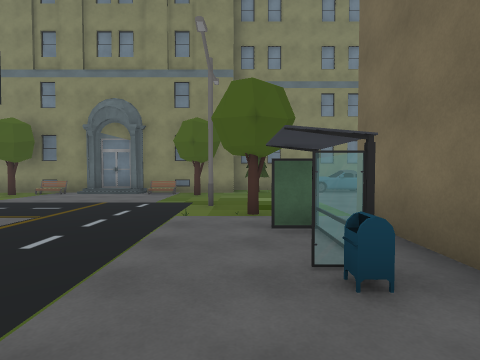
View 1 (above)

24 first-person views from a walk through a 3-D level made in the Unity game engine. The camera is 1.5 m above the floor, tilts 2° down and sees 80° across. The floor is counted in squares, 2 m on a side. Each view is taken from the middle of a square. On the plan, view 1 faces up. The plan holds only what a view shows up to about 10 squares ahead; the rest is blank. The place goes on beyond the plan. Some animated figures are left out. Some surface patterns are stand-ins.

View 2
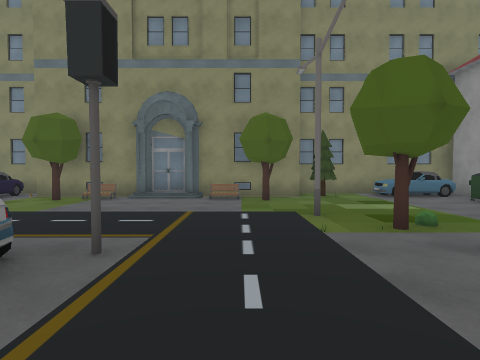

View 3
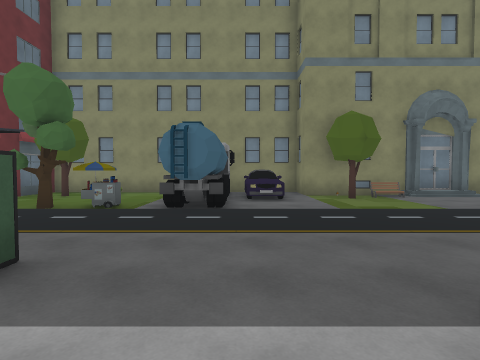

View 4
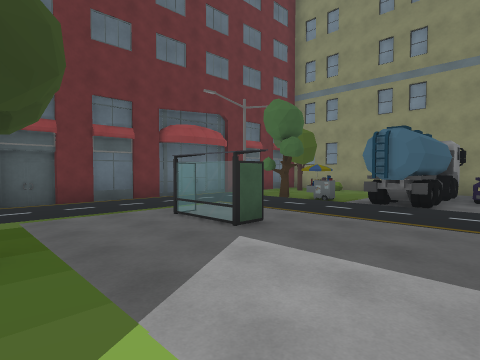

View 5
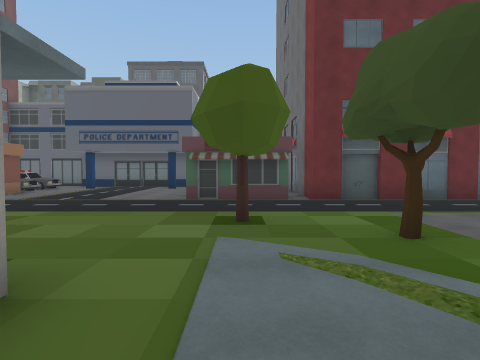

View 6
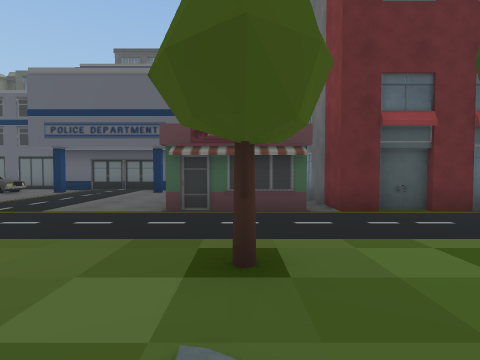

View 7
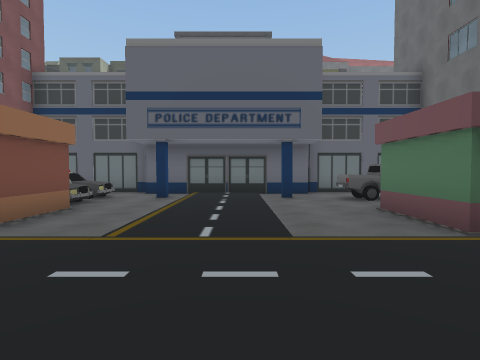

View 8
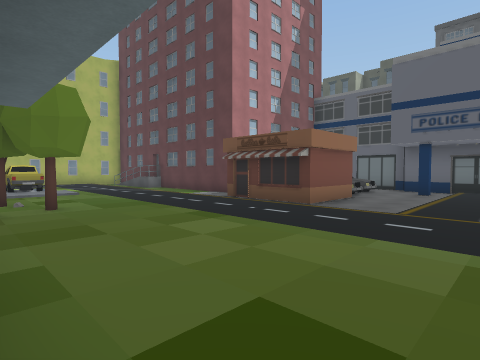

View 9
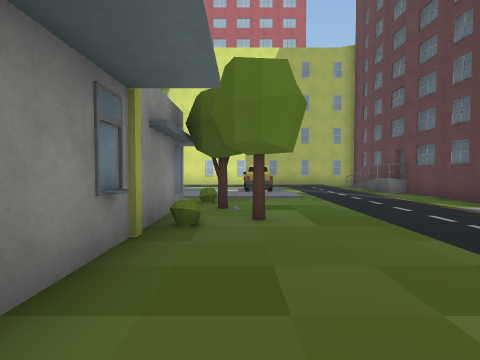

View 10
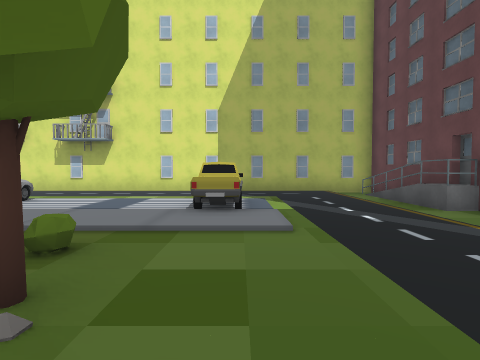

View 11
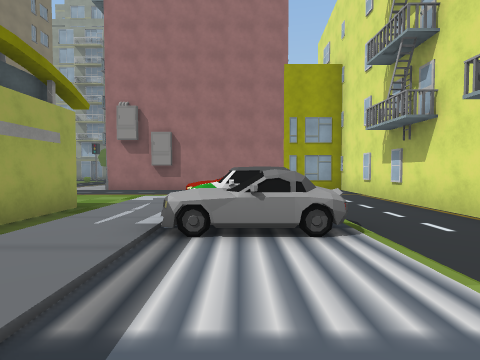

View 12
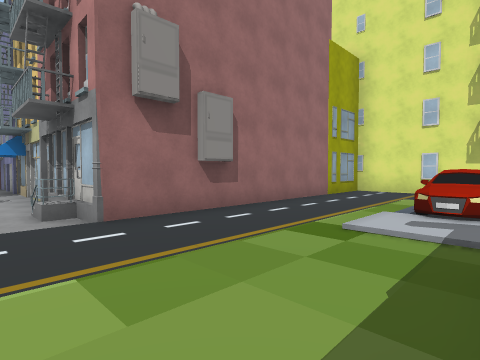

View 13
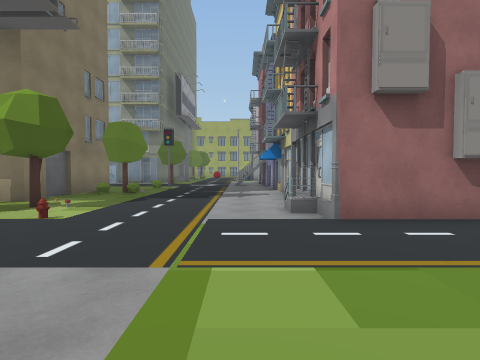

View 14
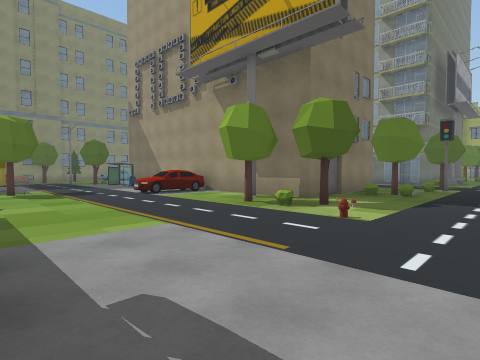

View 15
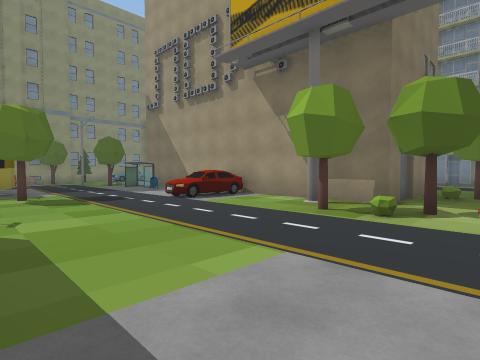

View 16
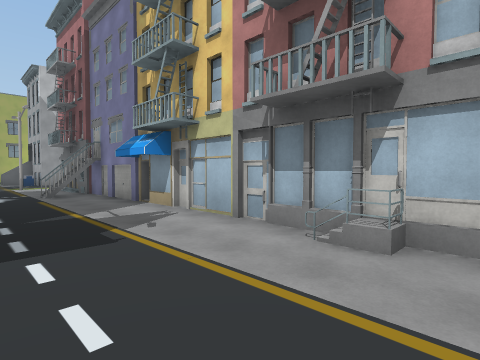

View 17
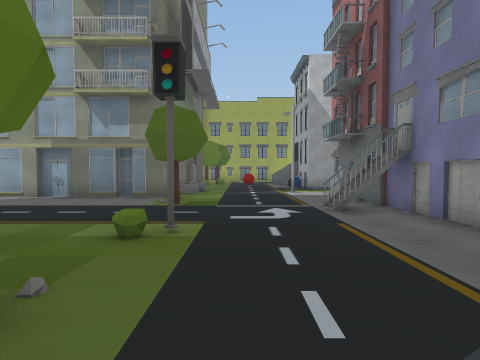

View 18
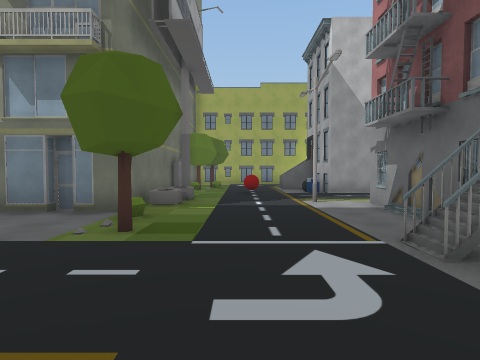

View 19
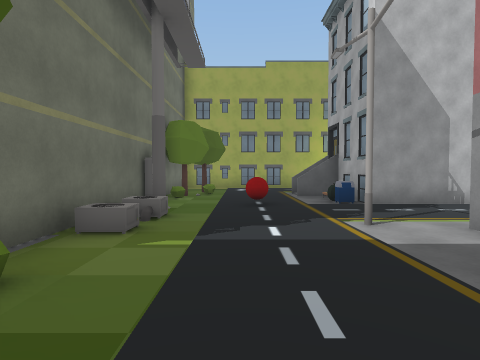

View 20
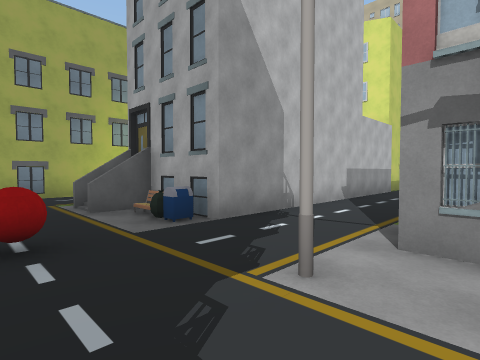

View 21
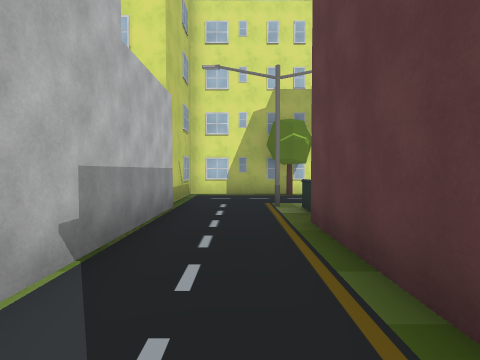

View 22
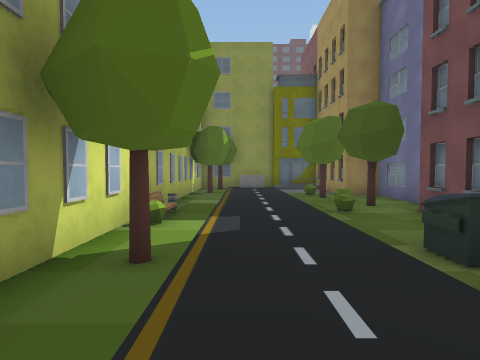

View 23
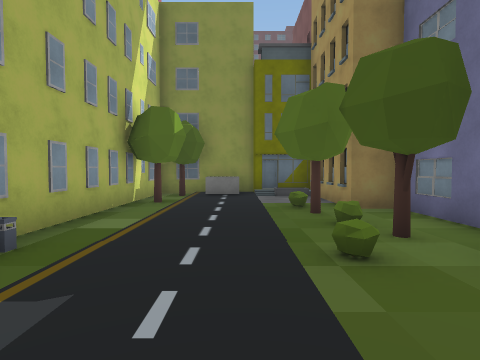

View 24
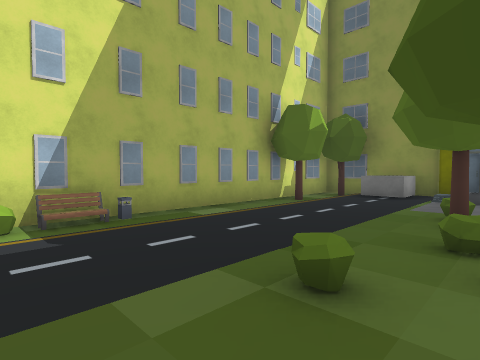

### Floor plan
Key: @ floor where view 1 was taken; # wall or solid block; x gap in a wall; . main floor; : floor 0.25 m higher than the main floor; / step, stairs or slope; C car; B bench; U building; M mailbox; I bin; T truck; S bush; L billboard; A bus; R red ball; P dumpster; K block; O other object.
Columns run from 23 left of view 1 to 21 right of it. Each row starts with its distance up from view 1.
 11        #########      #######
 10        .. .   C########.O. C#
  9        .O...TCC.O////BO.....
  8        .....T.C............I
  7       # .O#.T..............
  6       #/////T..///.../#...
  5       #/..............OO..
  4       #/......... ..O....#   UU
  3       #/..OO....   C....O#
  2       #/.......     ....M#
  1       #/.......A   ......
  0     ###/./.O...    O...@
 -1    C   ../....     ./...
 -2    C   U./O....    ./.CCC#
 -3  ..C.##../....     ./....#        .#
 -4 ##......./...#    .././..#       ..#
 -5  #U....../..      .././.L#      ...#
 -6  #......./...     .././Ox#    /....#
 -7  #......./...     .././S....../....#      #
 -8  #......./...     ..../.OO.SO.///OS##OL#OO.
 -9  #......./...     ....O.O.....SO//........OO
-10  UO/   U./...#    ....................R....
-11  UO    ../..##    .........................
-12  UO    ../.OS     ../...........#......O.UU.U
-13       .../...#    ../..U##.........##..MBU
-14       ././.O##  ##../.###########    ..#
-15       ././..S  ...../.#              ..#
-16       ././::::::::::/.#             #..#
-17       ././C/////CC///.#             #..#
-18      #U/./C....CCC C/.#      ####   #..#
-19       U/./CC....CC  /.#      #..##UU#..#
-20       U/........... ..#  UU.U..SO..P...#
-21       U/..............#  #/..SO.S..P#..#
-22       #################  #K............#
-23                          #K............#
-24                          #O.O...I.SO...#
-25                          ###############

Where each view was taken, in squares from view 1:
view 1: 0 up, 0 right, facing up
view 2: 1 up, 2 left, facing up
view 3: 1 up, 10 left, facing up
view 4: 0 up, 9 left, facing up-left
view 5: 2 down, 9 left, facing left
view 6: 2 down, 11 left, facing left
view 7: 6 down, 13 left, facing left
view 8: 6 down, 11 left, facing down-left
view 9: 8 down, 12 left, facing down
view 10: 12 down, 13 left, facing down
view 11: 18 down, 11 left, facing right
view 12: 12 down, 5 left, facing down-right
view 13: 12 down, 5 left, facing right
view 14: 11 down, 5 left, facing up-right
view 15: 9 down, 5 left, facing up-right
view 16: 10 down, 1 left, facing down-right
view 17: 10 down, 3 right, facing right
view 18: 10 down, 6 right, facing right
view 19: 10 down, 9 right, facing right
view 20: 10 down, 12 right, facing down-right
view 21: 15 down, 14 right, facing down
view 22: 23 down, 15 right, facing left
view 23: 22 down, 12 right, facing left
view 24: 20 down, 11 right, facing down-left
